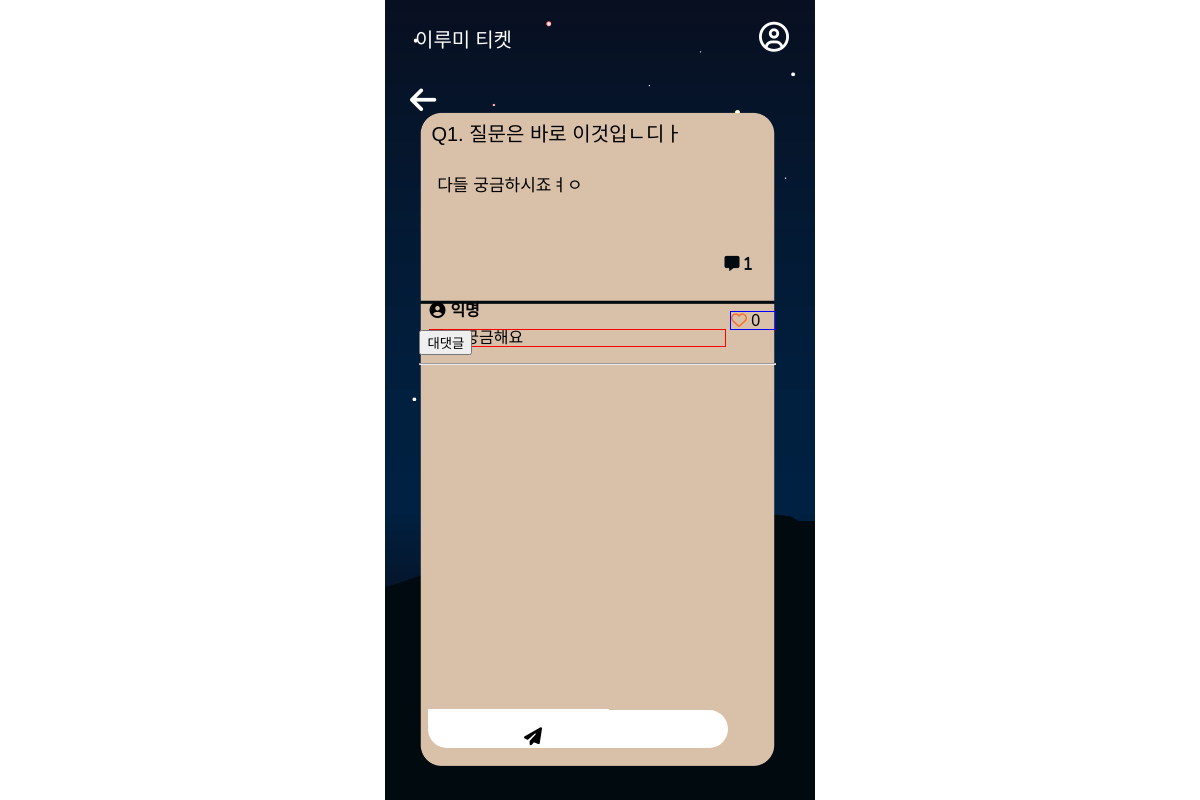
Before: /qnapage/qnadetail/1/ with the older database file.
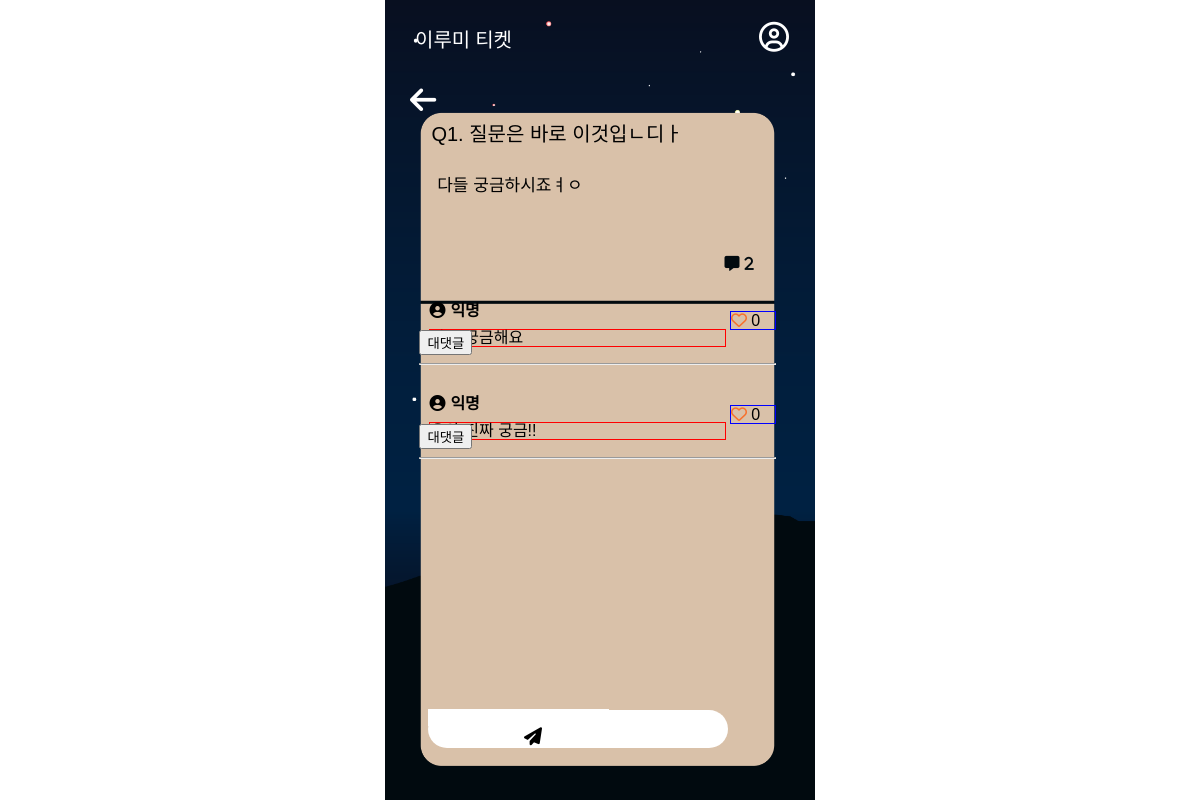
After: the same page with the newer database file.
### qnapage/models.py (models this page shows, shortened)
class QnaComment(models.Model):
    content = models.TextField()
    pub_date = models.DateTimeField()
    writer = models.ForeignKey(User, null=False, blank=False, on_delete=models.CASCADE)
    qna = models.ForeignKey(Qna, null=False, blank=False, on_delete=models.CASCADE)
    comment_like = models.ManyToManyField(User, related_name='comment_likes', blank=True)
    comment_like_count = models.PositiveIntegerField(default = 0)

### qnapage/views.py (the view, shortened to what this page needs)
# urls.py: path('qnadetail/<int:id>/', qnadetail, name="qnadetail"),
def qnadetail(request, id):
    qna = get_object_or_404(Qna, pk = id)
    if request.method == 'GET':
        comments = QnaComment.objects.filter(qna = qna)
        total_count = comments.count() + QnaReply.objects.filter(comment__in=comments).count()
        return render(request, 'qnapage/qnadetail.html',{
            'qna':qna,
            'comments':comments,
            'total_count':total_count,
            })
    return render(request, 'qnapage/qnadetail.html', {'qna':qna})

### qnapage/templates/qnapage/qnadetail.html (shortened to what this page needs)
{% extends 'base.html' %}
{% block content %}
<!DOCTYPE html>
<html>
<head>
    <link rel="stylesheet" href="/static/css/qnadetail.css">
</head>
<body>
    <div class="wallpaper">
        <div class="backk">
            <a class="back" href="{% url 'qnapage:qnalistrecent' %}"><i class="fa-solid fa-arrow-left" style="color: #ffffff;"></i></a>
        </div>
        <div class = "text-wrapper">
            <section class="admintitle">
                <div class="title">
                    {{ qna.title }}
                    <div class="comment">
                        <i class="fa-solid fa-message" style="color: #010a0f;">{{ total_count }}</i>
                    </div>
                </div>
                <div class="body">
                    <p>{{ qna.body }}</p>
                </div>
            </section>
    <div class="comment_container">
        <div class="comment_list">
            {% for c in comments %}
                <div class="username">
                    <i class="fa-solid fa-circle-user"><span id="user">익명</span></i>
                </div>
                <div class="user-content">
                    <p class="content">{{c.content}}</p>
            <section class="likebutton">
                <a href="{% url 'qnapage:comment_likes' c.id %}">
                        {% if user in c.comment_like.all %}
                    <i class="fa-solid fa-heart filled" style="color: #f8702c;"></i>
                        {% else %}
                    <i class="fa-regular fa-heart" style="color: #f8702c;"></i>
                    {% endif %}
                    </a>
                {{ c.comment_like_count }}
            </section>
        </div>
                <div class="replies">
                    <button class="reply-toggle">대댓글</button>
                    <hr class="line">
                </div>
            {% endfor %}
        </div>
    </div>
    </div>
    <div class="comment_form">
        <form method="POST" action="{% url 'qnapage:qnadetail' qna.id %}">
            <input class="post-text" type="text" name="content" required>
            <button class="submit-button" type="submit">
                <i class="fa-solid fa-paper-plane"></i>
            </button>
        </form>
    </div>
</div>
</body>
</html>
{% endblock %}

Changed rows visible on the page:
added QnaComment: content "우와 진짜 궁금!!", comment_like_count "0"
Other visible differences:
{{ total_count }}: "1" → "2"
